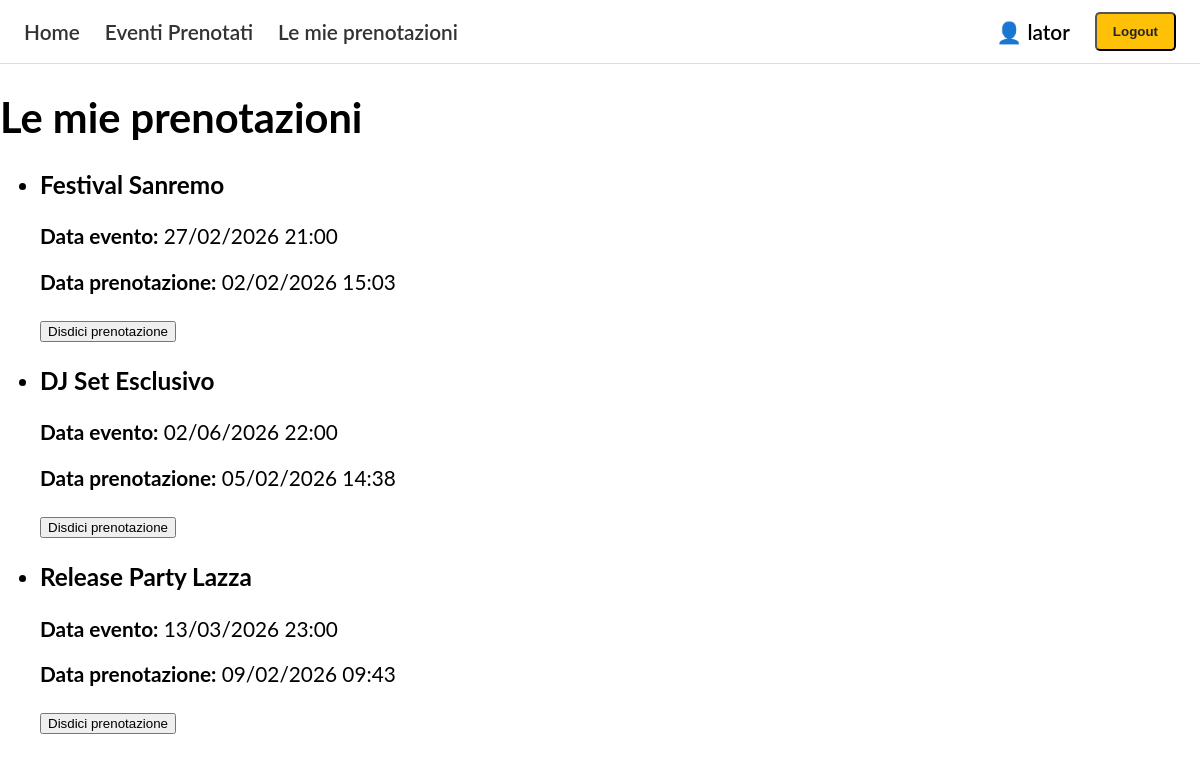
The page /catalog/mie-prenotazioni/ (signed in) on the database its author committed.
### catalog/models.py (models this page shows, shortened)
class Prenotazione(models.Model):
    evento = models.ForeignKey(Evento, on_delete=models.CASCADE)
    utente = models.ForeignKey(User, on_delete=models.CASCADE)
    data_prenotazione = models.DateTimeField(auto_now_add=True)
    class Meta:
        unique_together = ('evento', 'utente')
        verbose_name = "Prenotazione"
        verbose_name_plural = "Prenotazioni"

class Evento(models.Model):
    titolo = models.CharField(max_length=200)
    descrizione = models.TextField(blank=True)
    data = models.DateTimeField()
    posti_totali = models.PositiveIntegerField()
    creatore = models.ForeignKey(User, on_delete=models.CASCADE)
    immagine = models.ImageField(upload_to="eventi/",blank=True,null=True)
    class Meta:
        verbose_name = "Evento"
        verbose_name_plural = "Eventi"

### catalog/views.py (the view)
# urls.py: path('mie-prenotazioni/', views.mie_prenotazioni, name='mie-prenotazioni'),
@login_required
def mie_prenotazioni(request):
    prenotazioni = Prenotazione.objects.filter(
        utente=request.user
    ).select_related('evento')
    return render(request, 'catalog/mie_prenotazioni.html', {
        'prenotazioni': prenotazioni
    })

### catalog/templates/catalog/mie_prenotazioni.html (shortened to what this page needs)
{% extends "base_generic.html" %}
{% block content %}
<h1>Le mie prenotazioni</h1>
{% if prenotazioni %}
<ul class="prenotazioni-list">
  {% for prenotazione in prenotazioni %}
  <li class="prenotazione-item">
    <h3>{{ prenotazione.evento.titolo }}</h3>
    <p>
      <strong>Data evento:</strong>
      {{ prenotazione.evento.data|date:"d/m/Y H:i" }}
    </p>
    <p>
      <strong>Data prenotazione:</strong>
      {{ prenotazione.data_prenotazione|date:"d/m/Y H:i" }}
    </p>
    <form method="post" action="{% url 'disdici-prenotazione' prenotazione.id %}">
      <button type="submit" class="link-action">
        Disdici prenotazione
      </button>
    </form>
  </li>
  {% endfor %}
</ul>
{% else %}
<p>Non hai ancora effettuato prenotazioni.</p>
{% endif %}
{% endblock %}

### catalog/templates/base_generic.html (shortened to what this page needs)
<!DOCTYPE html>
<html lang="en">
<head>
  {% load static %}
  <link rel="stylesheet" href="{% static 'css/styles.css' %}">
  <link rel="stylesheet" href="{% static 'css/home_layout.css' %}">
</head>
<body>
  <nav class="top-nav">
    <div class="nav-inner">
      <ul class="sidebar-nav">
        <li><a href="{% url 'index' %}">Home</a></li>
        {% if user.is_staff %}
        <li>
          <a href="{% url 'prenotazioni-eventi' %}">
            Eventi Prenotati
          </a>
        </li>
        {% endif %}
        {% if user.is_authenticated %}
        <li>
          <a href="{% url 'mie-prenotazioni' %}">
            Le mie prenotazioni
          </a>
        </li>
        <li class="nav-user">
          👤 {{ user.get_username }}
        </li>
        <li>
          <form method="post" action="{% url 'logout' %}?next={% url 'index' %}">
            <button type="submit" class="btn btn-warning">Logout</button>
          </form>
        </li>
        {% else %}
        <li><a href="{% url 'login' %}?next=/catalog/">Accedi</a></li>
        <li><a href="{% url 'signup' '/' %}">Registrati</a></li>
        {% endif %}
      </ul>
    </div>
  </nav>
  <div class="container">
    {% block content %}
    {% endblock %}
  </div>
</body>
</html>

### catalog/static/css/styles.css (style rules this page uses)
body { font-family: "Lato", sans-serif; font-size: 1.3em; margin: 0; padding: 0; }
.top-nav { position: sticky; top: 0; z-index: 1000; background-color: #fff; border-bottom: 1px solid #ddd; padding: 12px 24px; }
.sidebar-nav { display: flex; align-items: center; gap: 25px; list-style: none; margin: 0; padding: 0; }
.sidebar-nav a { text-decoration: none; font-weight: 600; color: #333; }
.nav-user { margin-left: auto; display: flex; align-items: center; gap: 8px; font-weight: 600; }
.btn { display: inline-block; padding: 10px 16px; border-radius: 5px; text-decoration: none; font-weight: 600; }
.btn-warning { background-color: #ffc107; color: #212529; }

### rows shown on the page
Prenotazione: evento.titolo "Festival Sanremo", evento.data "27/02/2026 21:00", data_prenotazione "02/02/2026 15:03"
Prenotazione: evento.titolo "DJ Set Esclusivo", evento.data "02/06/2026 22:00", data_prenotazione "05/02/2026 14:38"
Prenotazione: evento.titolo "Release Party Lazza", evento.data "13/03/2026 23:00", data_prenotazione "09/02/2026 09:43"

### other values the page prints
{{ user.get_username }} "lator"
